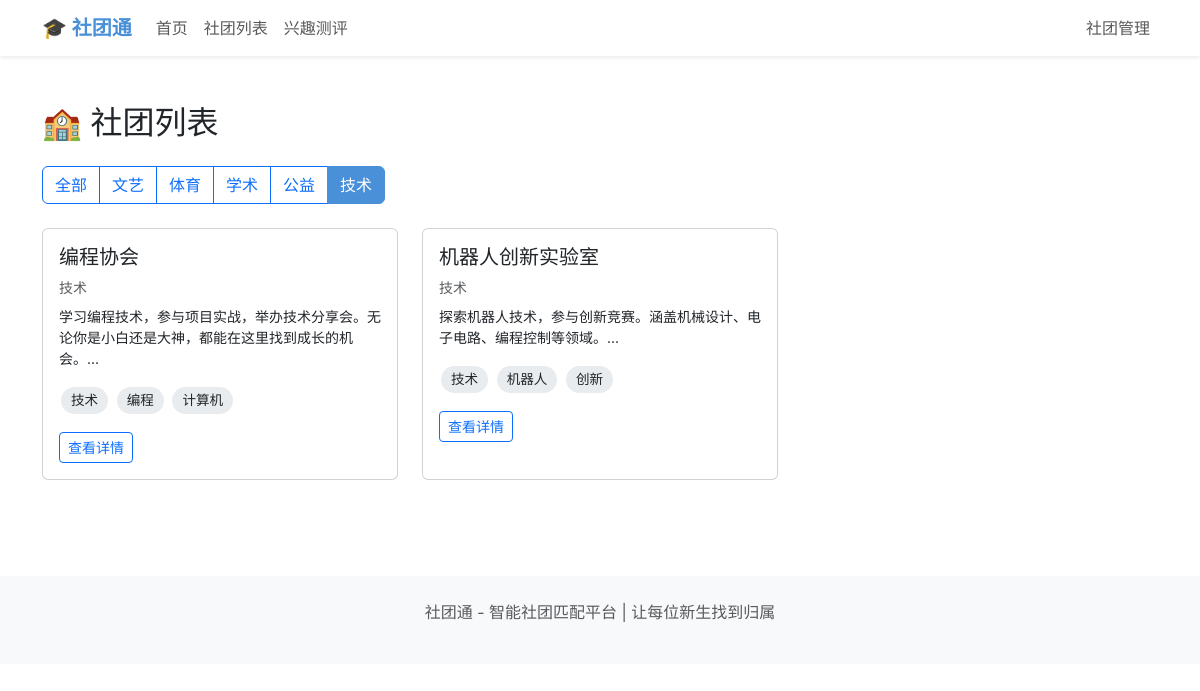
The app's page /clubs?category=技术 with its own data.
### models.py (models this page shows, shortened)
class Club(db.Model):
    id = db.Column(db.Integer, primary_key=True)
    name = db.Column(db.String(100), nullable=False)  # 社团名称
    category = db.Column(db.String(50))  # 类别：文艺、体育、学术、公益、技术等
    description = db.Column(db.Text)  # 社团简介
    requirements = db.Column(db.Text)  # 招新要求
    tags = db.Column(db.Text)  # 社团标签 "文艺,音乐,表演"
    activity_time = db.Column(db.Text)  # {"mon": ["evening"], "wed": ["afternoon"], ...}
    contact = db.Column(db.String(100))
    wechat_group = db.Column(db.String(100))
    is_recruiting = db.Column(db.Boolean, default=True)
    admin_password = db.Column(db.String(100), default="123456")
    created_at = db.Column(db.DateTime, default=datetime.now)

### app.py (the view)
@app.route('/clubs')
def club_list():
    category = request.args.get('category', '')
    if category:
        clubs = Club.query.filter_by(category=category, is_recruiting=True).all()
    else:
        clubs = Club.query.filter_by(is_recruiting=True).all()
    return render_template('club_list.html', clubs=clubs, current_category=category)

### templates/club_list.html (shortened to what this page needs)
{% extends "base.html" %}
{% block content %}
<div class="container py-5">
    <h2 class="mb-4">🏫 社团列表</h2>
    <div class="mb-4">
        <div class="btn-group">
            <a href="{{ url_for('club_list') }}" class="btn {% if not current_category %}btn-primary{% else %}btn-outline-primary{% endif %}">全部</a>
            <a href="{{ url_for('club_list', category='文艺') }}" class="btn {% if current_category == '文艺' %}btn-primary{% else %}btn-outline-primary{% endif %}">文艺</a>
            <a href="{{ url_for('club_list', category='体育') }}" class="btn {% if current_category == '体育' %}btn-primary{% else %}btn-outline-primary{% endif %}">体育</a>
            <a href="{{ url_for('club_list', category='学术') }}" class="btn {% if current_category == '学术' %}btn-primary{% else %}btn-outline-primary{% endif %}">学术</a>
            <a href="{{ url_for('club_list', category='公益') }}" class="btn {% if current_category == '公益' %}btn-primary{% else %}btn-outline-primary{% endif %}">公益</a>
            <a href="{{ url_for('club_list', category='技术') }}" class="btn {% if current_category == '技术' %}btn-primary{% else %}btn-outline-primary{% endif %}">技术</a>
        </div>
    </div>
    <div class="row g-4">
        {% for club in clubs %}
        <div class="col-md-6 col-lg-4">
            <div class="card club-card h-100">
                <div class="card-body">
                    <h5 class="card-title">{{ club.name }}</h5>
                    <p class="text-muted small mb-2">{{ club.category }}</p>
                    <p class="card-text small">{{ club.description[:60] }}...</p>
                    <div class="mb-3">
                        {% for tag in club.tags.split(',')[:3] %}
                        <span class="tag">{{ tag }}</span>
                        {% endfor %}
                    </div>
                    <a href="{{ url_for('club_detail', club_id=club.id) }}" class="btn btn-outline-primary btn-sm">查看详情</a>
                </div>
            </div>
        </div>
        {% else %}
        <div class="col-12 text-center py-5">
            <p class="text-muted">暂无社团</p>
        </div>
        {% endfor %}
    </div>
</div>
{% endblock %}

### templates/base.html (style rules this page uses)
:root { --primary-color: #4a90d9; --secondary-color: #f8f9fa; }
body { font-family: -apple-system, BlinkMacSystemFont, "Segoe UI", Roboto, "Helvetica Neue", Arial, sans-serif; }
.btn-primary { background-color: var(--primary-color); border-color: var(--primary-color); }
.club-card { transition: transform 0.2s, box-shadow 0.2s; height: 100%; }
.tag { display: inline-block; background: #e9ecef; padding: 3px 10px; border-radius: 15px; font-size: 0.85rem; margin: 2px; }

### records on screen
Club: name "编程协会", category "技术", description "学习编程技术，参与项目实战，举办技术分享会。无论你是小白还是大神，都能在这里找到成长的机会。", 3 "技术" "编程" "计算机"
Club: name "机器人创新实验室", category "技术", description "探索机器人技术，参与创新竞赛。涵盖机械设计、电子电路、编程控制等领域。", 3 "技术" "机器人" "创新"
